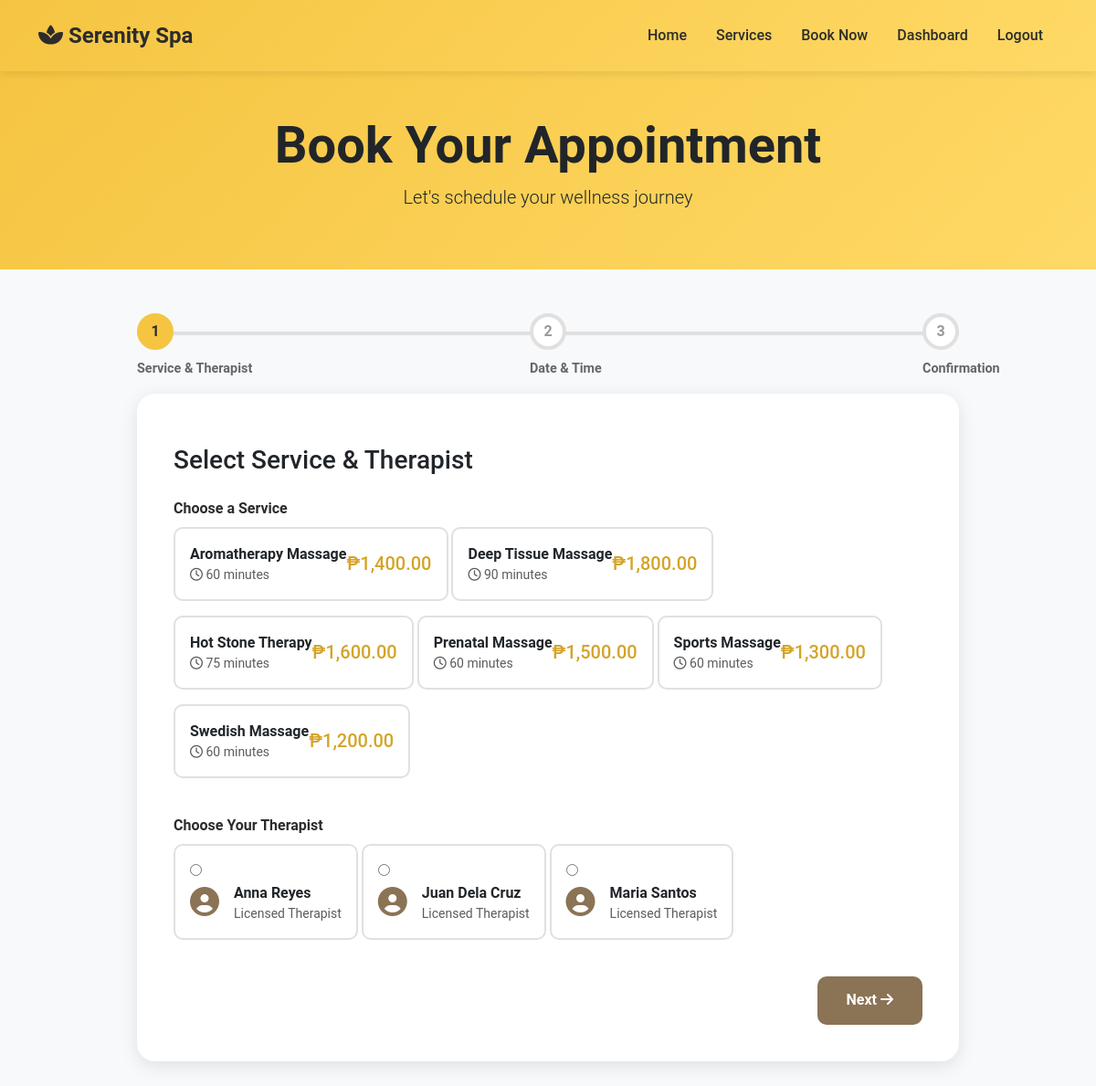
The page /bookings.php (signed in) on the database its author committed.
### tables this page shows
CREATE TABLE IF NOT EXISTS services (
service_id INT AUTO_INCREMENT PRIMARY KEY,
service_name VARCHAR(100) NOT NULL,
description TEXT,
duration INT NOT NULL COMMENT 'Duration in minutes',
price DECIMAL(10,2) NOT NULL,
created_at TIMESTAMP DEFAULT CURRENT_TIMESTAMP,
updated_at TIMESTAMP DEFAULT CURRENT_TIMESTAMP ON UPDATE CURRENT_TIMESTAMP
);

CREATE TABLE IF NOT EXISTS users (
user_id INT AUTO_INCREMENT PRIMARY KEY,
full_name VARCHAR(100) NOT NULL,
email VARCHAR(100) NOT NULL UNIQUE,
phone_number VARCHAR(15),
password VARCHAR(255) NOT NULL,
role ENUM('customer', 'therapist', 'admin') DEFAULT 'customer',
created_at TIMESTAMP DEFAULT CURRENT_TIMESTAMP,
updated_at TIMESTAMP DEFAULT CURRENT_TIMESTAMP ON UPDATE CURRENT_TIMESTAMP
);

### bookings.php (the view, shortened to what this page needs)
<?php
require 'config.php';
$services_result = $conn->query("SELECT * FROM services ORDER BY service_name ASC");
$services = [];
while ($row = $services_result->fetch_assoc()) {
    $services[] = $row;
}
$therapists_result = $conn->query("SELECT user_id, full_name FROM users WHERE role = 'therapist' ORDER BY full_name ASC");
$therapists = [];
while ($row = $therapists_result->fetch_assoc()) {
    $therapists[] = $row;
}
$selected_service_id = isset($_GET['service_id']) ? intval($_GET['service_id']) : 0;
?>
<!DOCTYPE html>
<html lang="en">
<head>
    <link href="https://cdn.jsdelivr.net/npm/bootstrap@5.3.0/dist/css/bootstrap.min.css" rel="stylesheet">
    <link rel="stylesheet" href="https://cdnjs.cloudflare.com/ajax/libs/font-awesome/6.4.0/css/all.min.css">
</head>
<body>
    <nav class="navbar navbar-expand-lg sticky-top">
        <div class="container">
            <a class="navbar-brand" href="index.php">
                <i class="fas fa-spa"></i> Serenity Spa
            </a>
            <div class="collapse navbar-collapse" id="navbarNav">
                <ul class="navbar-nav ms-auto">
                    <li class="nav-item"><a class="nav-link" href="index.php">Home</a></li>
                    <li class="nav-item"><a class="nav-link" href="services.php">Services</a></li>
                    <li class="nav-item"><a class="nav-link active" href="booking.php">Book Now</a></li>
                    <li class="nav-item"><a class="nav-link" href="dashboard.php">Dashboard</a></li>
                    <li class="nav-item"><a class="nav-link" href="logout.php">Logout</a></li>
                </ul>
            </div>
        </div>
    </nav>
    <div class="page-header">
        <div class="container text-center">
            <h1 class="display-4 fw-bold text-dark">Book Your Appointment</h1>
            <p class="lead text-dark">Let's schedule your wellness journey</p>
        </div>
    </div>
    <div class="booking-container">
        <div class="progress-steps">
            <div>
                <div class="step active" data-step="1">1</div>
                <div class="step-label">Service & Therapist</div>
            </div>
            <div>
                <div class="step" data-step="2">2</div>
                <div class="step-label">Date & Time</div>
            </div>
            <div>
                <div class="step" data-step="3">3</div>
                <div class="step-label">Confirmation</div>
            </div>
        </div>
        <div class="booking-card">
            <form id="bookingForm" method="POST" action="process_booking.php">
                <div class="step-content active" data-step="1">
                    <h3 class="mb-4">Select Service & Therapist</h3>
                    <div class="mb-4">
                        <label class="form-label">Choose a Service</label>
                        <div id="serviceSelection">
                            <?php foreach ($services as $service): ?>
                            <label class="service-option <?= $service['service_id'] == $selected_service_id ? 'selected' : '' ?>">
                                <div class="d-flex justify-content-between align-items-center">
                                    <div>
                                        <strong><?= htmlspecialchars($service['service_name']) ?></strong>
                                        <div class="text-muted small">
                                            <i class="far fa-clock"></i> <?= $service['duration'] ?> minutes
                                        </div>
                                    </div>
                                    <div class="text-end">
                                        <div class="h5 mb-0" style="color: var(--dark-yellow);">
                                            ₱<?= number_format($service['price'], 2) ?>
                                        </div>
                                    </div>
                                </div>
                            </label>
                            <?php endforeach; ?>
                        </div>
                    </div>
                    <div class="mb-4">
                        <label class="form-label">Choose Your Therapist</label>
                        <div id="therapistSelection">
                            <?php foreach ($therapists as $therapist): ?>
                            <label class="therapist-card">
                                <input type="radio" name="therapist_id" value="<?= $therapist['user_id'] ?>"
                                        data-name="<?= htmlspecialchars($therapist['full_name']) ?>" required>
                                <div class="d-flex align-items-center">
                                    <div class="me-3">
                                        <i class="fas fa-user-circle fa-2x" style="color: var(--earth-brown);"></i>
                                    </div>
                                    <div>
                                        <strong><?= htmlspecialchars($therapist['full_name']) ?></strong>
                                        <div class="text-muted small">Licensed Therapist</div>
                                    </div>
                                </div>
                            </label>
                            <?php endforeach; ?>
                        </div>
                    </div>
                    <div class="text-end">
                        <button type="button" class="btn btn-next" onclick="nextStep()">
                            Next <i class="fas fa-arrow-right"></i>
                        </button>
                    </div>
                </div>
            </form>
        </div>
    </div>
</body>
</html>

### bookings.php (style rules this page uses)
:root { --primary-yellow: #F5C542; --secondary-yellow: #FFD966; --dark-yellow: #D4A428; --light-yellow: #FFF9E6; --earth-brown: #8B7355; --text-dark: #2C2C2C; }
body { font-family: 'Roboto', sans-serif; background: #f8f9fa; }
.navbar { background: linear-gradient(135deg, var(--primary-yellow) 0%, var(--secondary-yellow) 100%); padding: 1rem 0; box-shadow: 0 2px 10px rgba(0,0,0,0.1); }
.navbar-brand { font-size: 1.5rem; font-weight: 700; color: var(--text-dark) !important; }
.nav-link { color: var(--text-dark) !important; font-weight: 500; margin: 0 0.5rem; }
.page-header { background: linear-gradient(135deg, var(--primary-yellow) 0%, var(--secondary-yellow) 100%); padding: 3rem 0; margin-bottom: 3rem; }
.booking-container { max-width: 900px; margin: 0 auto; padding-bottom: 3rem; }
.progress-steps { display: flex; justify-content: space-between; margin-bottom: 3rem; position: relative; }
.progress-steps::before { content: ''; position: absolute; top: 20px; left: 0; right: 0; height: 4px; background: #e0e0e0; z-index: 0; }
.step { background: white; border: 4px solid #e0e0e0; border-radius: 50%; width: 40px; height: 40px; display: flex; align-items: center; justify-content: center; font-weight: 700; color: #999; position: relative; z-index: 2; transition: all 0.3s ease; }
.step.active { background: var(--primary-yellow); border-color: var(--primary-yellow); color: var(--text-dark); }
.step-label { position: absolute; top: 50px; white-space: nowrap; font-size: 0.9rem; font-weight: 600; color: #666; }
.booking-card { background: white; border-radius: 20px; padding: 2.5rem; box-shadow: 0 5px 20px rgba(0,0,0,0.1); }
.step-content { display: none; }
.step-content.active { display: block; }
.form-label { font-weight: 600; color: var(--text-dark); margin-bottom: 0.5rem; }
.service-option { border: 2px solid #e0e0e0; border-radius: 10px; padding: 1rem; margin-bottom: 1rem; cursor: pointer; transition: all 0.3s ease; }
.therapist-card { border: 2px solid #e0e0e0; border-radius: 10px; padding: 1rem; margin-bottom: 1rem; cursor: pointer; transition: all 0.3s ease; }
.btn-next, .btn-submit { background: var(--earth-brown); color: white; border: none; padding: 0.9rem 2rem; font-weight: 600; border-radius: 10px; transition: all 0.3s ease; }

### rows shown on the page
services: service_name "Aromatherapy Massage", duration "60", price "1,400.00"
services: service_name "Deep Tissue Massage", duration "90", price "1,800.00"
services: service_name "Hot Stone Therapy", duration "75", price "1,600.00"
services: service_name "Prenatal Massage", duration "60", price "1,500.00"
services: service_name "Sports Massage", duration "60", price "1,300.00"
services: service_name "Swedish Massage", duration "60", price "1,200.00"
users: full_name "Anna Reyes"
users: full_name "Juan Dela Cruz"
users: full_name "Maria Santos"
